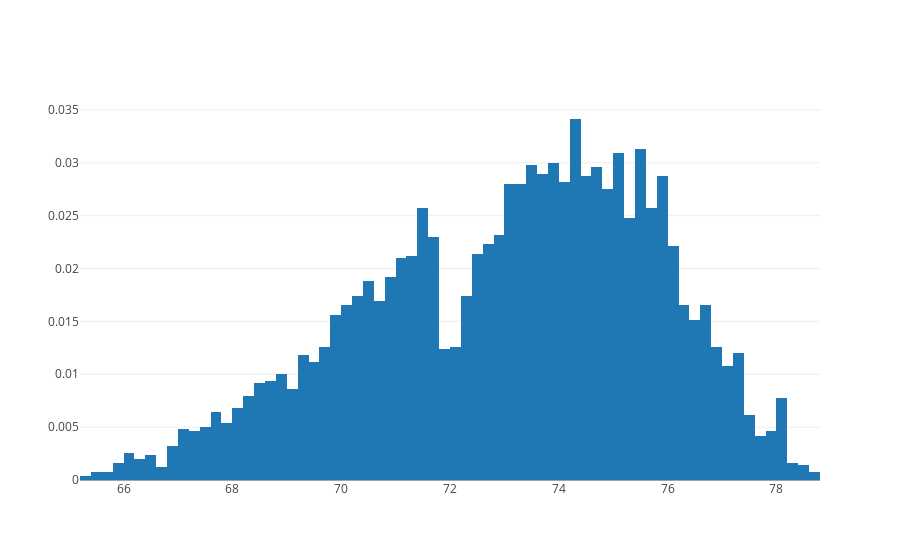

Here is the notebook cell this chart was saved with:
### Markdown cell above
Para plotar o gráfico usamos o `plotly.iplot()`

### Code cell
plotly.iplot(pyplot_data_norm)

### Figure 1 — Plotly figure (JSON) as saved in the notebook; plotly's stock layout.template omitted (floating-point values rounded to 4 significant figures; data arrays with more than 128 entries replaced by an {"elided": "..."} marker saying what was removed)
{"data": [{"histnorm": "probability", "type": "histogram", "uid": "c71c445e-3da6-4859-9342-622b2a0928d4", "x": {"elided": "5570 float values"}}], "layout": {}}
